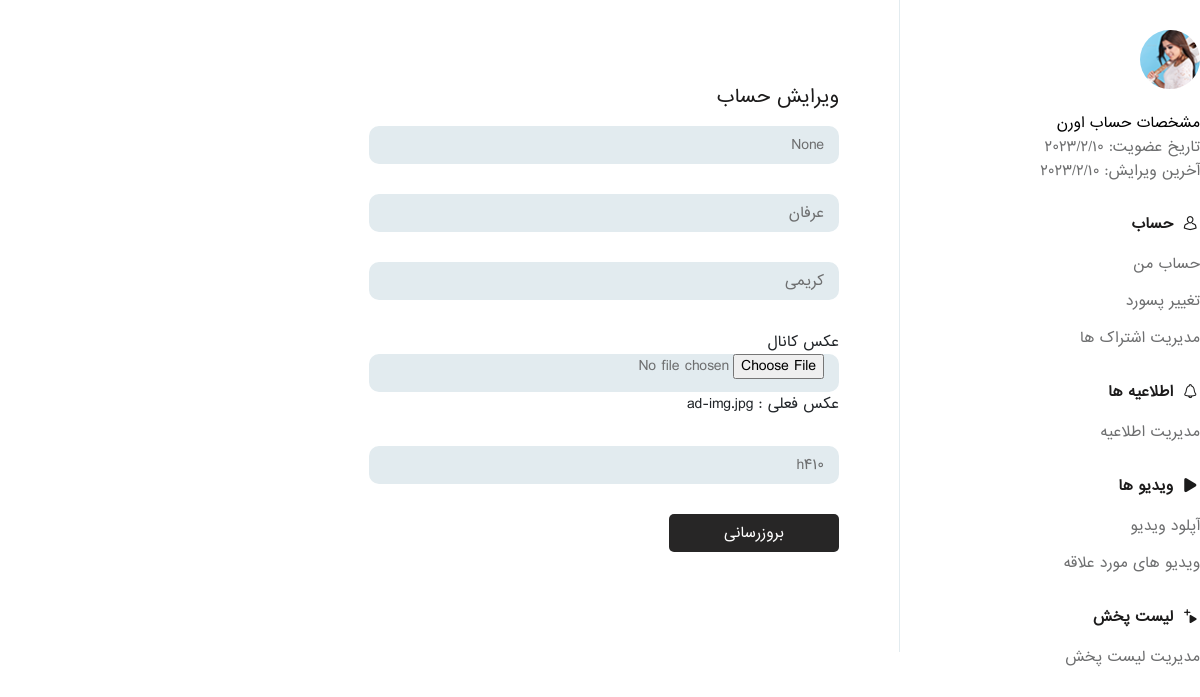
Before: /complateprofile/ (signed in) with the older database file.
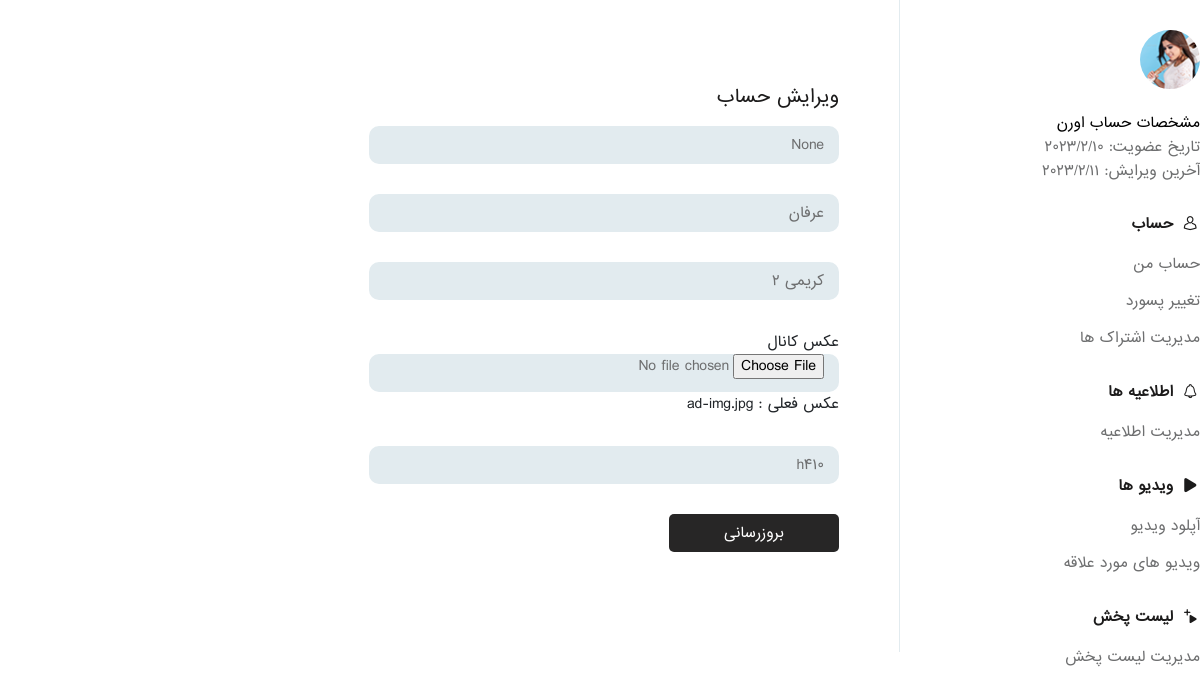
After: the same page with the newer database file.
### account/models.py (models this page shows, shortened)
class User(AbstractBaseUser,PermissionsMixin):
    email = models.EmailField(max_length=255,unique=True)
    is_superuser = models.BooleanField(default=False)
    is_staff = models.BooleanField(default=False)
    is_active = models.BooleanField(default=True)
    is_verified = models.BooleanField(default=False)
    USERNAME_FIELD = 'email'
    created_date = models.DateTimeField(auto_now_add=True)
    updated_date = models.DateTimeField(auto_now=True)
    token = models.CharField(max_length=10,blank=True,null=True)
    objects = UserManager()

class Profile(models.Model):
    user = models.ForeignKey(User,on_delete=models.CASCADE)
    channel_name = models.CharField(max_length=30,null=True,unique=True)
    first_name  = models.CharField(max_length=255)
    last_name  = models.CharField(max_length=255)
    image = models.ImageField(null=True,blank=True)
    description = models.TextField()
    created_date = models.DateTimeField(auto_now_add=True)
    updated_date = models.DateTimeField(auto_now=True)

### account/views.py (the view)
# urls.py: path('complateprofile/',views.ComplateProfile,name='complate'),
@login_required(login_url='/login/')
def ComplateProfile(request):
    profile = Profile.objects.get(user=request.user)
    if request.method == "POST":
        form = ProfileForm(request.POST,request.FILES,instance=profile)
        if form.is_valid():
            form.save()
            messages.success(request,'پروفایل شما با ویرایش  شد')
        else:
            print(form.errors)
        return redirect('/')
    elif request.method == "GET":
        return render(request,'account/completeprofile.html',{'profile':profile})

### templates/account/completeprofile.html (shortened to what this page needs)
{% extends 'base.html' %}
{% load static %}
{% block body %}
<section class="user-account">
	<div class="container">
		<div class="row">
			{% include 'layout/user_panel_sidebar.html' %}
			<div class="col-lg-9">
				<div class="video-details">
					<div class="account-details">
						<div class="account_details_content">
							<div class="change-pswd">
								<h2 class="hd-op">ویرایش حساب</h2>
								<form method='post' enctype="multipart/form-data">
									<div class="ch-pswd">
										<input type="text" name="channel_name" value='{{profile.channel_name}}' placeholder="نام چنل">
									</div>
									<div class="ch-pswd">
										<input type="text" name="first_name" value='{{profile.first_name}}' placeholder="نام">
									</div>
									<div class="ch-pswd">
										<input type="text" name="last_name" value='{{profile.last_name}}' placeholder="نام خانوادگی">
									</div>
									<div class="ch-pswd">
										عکس کانال
										<input type="file" name="image" accept="image/*">
										{% if profile.image %}
										عکس فعلی : <a href='{{profile.image.url}}'>{{profile.image}}</a>
										{% endif %}
									</div>
									<div class="ch-pswd">
										<input type="text" name="description" value='{{profile.description}}' placeholder="درباره من">
									</div>
									<div class="ch-pswd">
										<button type="submit"> بروزرسانی</button>
									</div>
								</form>
							</div>
						</div>
						<div class="clearfix"></div>
					</div>
				</div>
			</div>
		</div>
	</div>
</section>
{% endblock body %}

### templates/layout/user_panel_sidebar.html
<div class="col-lg-3">
    <div class="sidebar">
        <div class="widget video_info pr sp">
            <span class="vc_hd">
                <img src="images/resources/sn.png" alt="">
            </span>
            <h4> مشخصات حساب اورن</h4>
            <p>تاریخ عضویت: {{request.user.profile_set.first.created_date.year}}/{{request.user.profile_set.first.created_date.month}}/{{request.user.profile_set.first.created_date.day}} </p>
            <span>آخرین ویرایش: {{request.user.profile_set.first.updated_date.year}}/{{request.user.profile_set.first.updated_date.month}}/{{request.user.profile_set.first.updated_date.day}}</span>
        </div>
        <div class="widget account">
            <h2 class="hd-uc"> <i class="icon-user"></i> حساب </h2>
            <ul>
                <li><a href="#">حساب من</a></li>
                <li><a href="#"> تغییر پسورد</a></li>
                <li><a href="#"> مدیریت اشتراک ها</a></li>
            </ul>
        </div>
        <div class="widget notifications">
            <h2 class="hd-uc"><i class="icon-notification"></i> اطلاعیه ها </h2>
            <a href="#" title="">مدیریت اطلاعیه</a>
        </div>
        <div class="widget vid-ac">
            <h2 class="hd-uc"><i class="icon-play"></i> ویدیو ها </h2>
                <ul>
                <li><a href="{% url 'youtube:upload_video' %}">آپلود ویدیو </a></li>
                <li><a href="#"> ویدیو های مورد علاقه</a></li>
            </ul>
        </div>
        <div class="widget playlist">
            <h2 class="hd-uc"><i class="icon-add_to_playlist"></i> لیست پخش  </h2>
            <span><a href="#"> مدیریت لیست پخش</a></span>
        </div>
    </div>
</div>

Changed rows visible on the page:
changed User: user.profile_set.first.updated_date.day "10" → "11"
changed Profile "ad-img.jpg": last_name "کریمی" → "کریمی 2"
